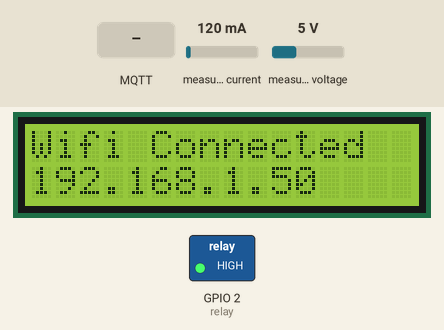
A sketch run on a simulated ESP8266 (NodeMCU). Parts: 16×2 character LCD, switched loads named in the sketch (green lamp = pin HIGH). Inputs (shaded band) come from the test bench; at power-on: measured current 120 mA, measured voltage 5 V. WiFi joins after 1.5 s; servers stay silent unless stated; random numbers use the default seed unless the sketch sets one; no MQTT or app messages arrive unless stated; what the sketch prints to the serial monitor is not drawn.

Above: at 3.7 s.
4.9 s: MQTT message "on" arrives on the first subscribed topic
At 6.8 s:
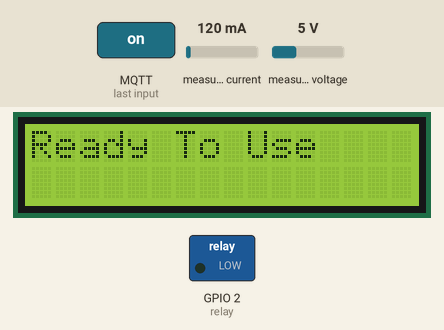
At 8.7 s:
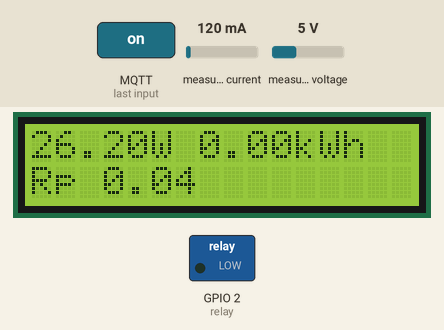
8.9 s: MQTT message "off" arrives on the first subscribed topic
At 11.5 s:
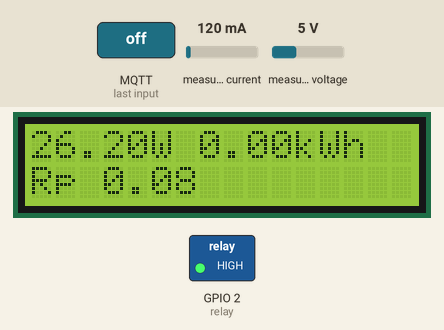
Timing chart, 0 to 13.0 s (numbered marks = the images above; inputs shaded):
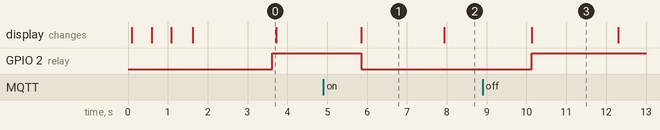

Measured:
- after the input at 4.9 s, GPIO 2 (relay): HIGH → LOW after 0.95 s
- after the input at 8.9 s, GPIO 2 (relay): LOW → HIGH after 1.2 s
- what the display in image 0 shows lasts 2.1 s, from 1.6 s to 3.7 s

The sketch:

PZEMSoftwareSerial.ino
```cpp
#include <PZEM004Tv30.h>
#include <Wire.h>
#include <LiquidCrystal_I2C.h>
#include <ESP8266WiFi.h>
#include <PubSubClient.h>
#include "Network.h"

/* Use software serial for the PZEM
 * Pin 12 D6 Rx (Connects to the Tx pin on the PZEM) //TX
 * Pin 13 D7 Tx (Connects to the Rx pin on the PZEM) //RX
*/
#define relay 2

PZEM004Tv30 pzem(12, 13);
LiquidCrystal_I2C lcd(0x27,16,2);
WiFiClient espClient;
PubSubClient client(espClient);

const char *ssid = "Hinet";
const char *pw = "123123123";
const char* mqttServer = "broker.hivemq.com";
int port = 1883;
char clientId[50];
unsigned long waktuSebelumnya = 0;
boolean relayAktif = false;
float energiTotal = 0.0;

void setup() {
  Serial.begin(9600);
  lcd.init();
  lcd.backlight();
  lcd.setCursor(0, 0);
  lcd.clear();
  setup_wifi(ssid, pw, lcd);
  lcd.setCursor(0, 0);
  pinMode(relay, OUTPUT);
  digitalWrite(relay, HIGH);
  client.setServer(mqttServer, port);
  client.setCallback(callbackMqtt);
}

void loop() {
    float voltage = pzem.voltage();
    float current = pzem.current();
    float power = pzem.power();
    float energy = pzem.energy();
    float frequency = pzem.frequency();
    float pf = pzem.pf();

    if (digitalRead(relay) == LOW) {
      relayAktif = true;

    } else {
      relayAktif = false;
    }

    if (digitalRead(relay) == LOW) {
      relayAktif = true;
    } else {
      relayAktif = false;
    }
    unsigned long waktuSekarang = millis();
    float waktuDelta = (waktuSekarang - waktuSebelumnya) / 1000.0;
    if (relayAktif) {
      energiTotal += ((isnan(power)? 0 : power) * waktuDelta) / 3600000.0;  // Konversi daya dari Watt ke kWh
      Serial.print("custom kwh : ");
      Serial.println(energiTotal,3);
      float harga = isnan(2466 * energiTotal) ? 0 : (2466 * energiTotal);
      lcd.clear();
      lcd.print(power);
      lcd.print("W ");
      lcd.print(energiTotal);
      lcd.print("kWh");
      lcd.setCursor(0, 1);
      lcd.print("Rp ");
      lcd.print(harga);

      if (!client.connected()) {
        mqttReconnect(client, lcd, clientId);
      }else{
        // String payloadMsg = String(voltage, 2) + "V\n";
        // payloadMsg += String(current, 2) + "A\n";
        // payloadMsg += String(power, 2) + "W\n";
        // payloadMsg += String(energy, 3) + "kWh\n";
        // payloadMsg += String(frequency, 2) + "Hz\n";
        // payloadMsg += String(pf, 2) + "PF\n";
        String payloadMsg = "[" + String(waktuDelta) + "," + String(energiTotal, 3) + "," + String(harga, 3) + "]";
        client.publish("kwhMeter42", payloadMsg.c_str());
      }
      client.loop();
      printSerialKelistrikan(pzem);
    }else{
      lcd.clear();
      lcd.print("Ready To Use");
      energiTotal = 0;
      if (!client.connected()) {
        mqttReconnect(client, lcd, clientId);
      }else{
        // String payloadMsg = String(voltage, 2) + "V\n";
        // payloadMsg += String(current, 2) + "A\n";
        // payloadMsg += String(power, 2) + "W\n";
        // payloadMsg += String(energy, 3) + "kWh\n";
        // payloadMsg += String(frequency, 2) + "Hz\n";
        // payloadMsg += String(pf, 2) + "PF\n";
        String payloadMsg = "Not Used";
        client.publish("kwhMeter42", payloadMsg.c_str());
      }
      client.loop();
    }
    waktuSebelumnya = waktuSekarang;
    delay(2000);
}

void callbackMqtt(char* topic, byte* message, unsigned int length) {
  String stMessage;
  for (int i = 0; i < length; i++) {
    stMessage += (char)message[i];
  }
  if (String(topic) == "kwhMeter43") {
    Serial.print("Changing output to ");
    if(stMessage == "on"){
      Serial.println("on");
      digitalWrite(relay, LOW);
    }
    else if(stMessage == "off"){
      Serial.println("off");
      digitalWrite(relay, HIGH);
    }
  }
}
```

Network.cpp
```cpp
#include <Arduino.h>
#include <PZEM004Tv30.h>
#include <LiquidCrystal_I2C.h>
#include <Wire.h>
#include <ESP8266WiFi.h>
#include <PubSubClient.h>

void setup_wifi(const char* ssid, const char* pw, LiquidCrystal_I2C& lcd){
  delay(10);
  lcd.print("Connecting");
  Serial.print("Connecting");
  WiFi.mode(WIFI_STA);
  WiFi.begin(ssid, pw);
  int i=0;
  while(WiFi.status() != WL_CONNECTED){
    delay(500);
    if(i==3){
      lcd.clear();
      lcd.print("Connecting");
    }
    lcd.print(".");
    Serial.print(".");
    i++;
  }
  lcd.clear();
  lcd.print("Wifi Connected");
  Serial.print("Wifi Connected");
  lcd.setCursor(0, 1);
  lcd.print(WiFi.localIP());
  Serial.print("Connected to : ");
  Serial.print(ssid);
  Serial.print(" IP ");
  Serial.print(WiFi.localIP());
  delay(2000);
}
void printSerialKelistrikan(PZEM004Tv30& pzem){
    float voltage = pzem.voltage();
    float current = pzem.current();
    float power = pzem.power();
    float energy = pzem.energy();
    float frequency = pzem.frequency();
    float pf = pzem.pf();

    if( !isnan(energy) ){
        Serial.print("Voltage: "); Serial.print(voltage); Serial.println("V");
    } else {
        Serial.println("Error reading voltage");
    }

    if( !isnan(current) ){
        Serial.print("Current: "); Serial.print(current); Serial.println("A");
    } else {
        Serial.println("Error reading current");
    }

    if( !isnan(power) ){
        Serial.print("Power: "); Serial.print(power); Serial.println("W");
    } else {
        Serial.println("Error reading power");
    }

    if( !isnan(energy) ){
        Serial.print("Energy: "); Serial.print(energy,3); Serial.println("kWh");
    } else {
        Serial.println("Error reading energy");
    }

    if( !isnan(frequency) ){
        Serial.print("Frequency: "); Serial.print(frequency, 1); Serial.println("Hz");
    } else {
        Serial.println("Error reading frequency");
    }

    if( !isnan(pf) ){
        Serial.print("PF: "); Serial.println(pf);
    } else {
        Serial.println("Error reading power factor");
    }

    Serial.println();
}
void mqttReconnect(PubSubClient& client, LiquidCrystal_I2C& lcd, char clientId[]) {
  while (!client.connected()) {
    Serial.println("Attempting MQTT connection...");
    lcd.clear();
    lcd.setCursor(0,0);
    lcd.print("reconnecting");
    lcd.setCursor(0,1);
    lcd.print("to mqtt...");
    long r = random(1000);
    sprintf(clientId, "clientId-%ld", r);
    if (client.connect(clientId)) {
      Serial.print(clientId);
      Serial.println(" connected");
      client.subscribe("kwhMeter43");
    } else {
      Serial.print("failed, rc=");
      Serial.print(client.state());
      Serial.println(" try again in 5 seconds");
      delay(5000);
    }
  }
}
```

Network.h
```cpp
#ifndef NETWORK_H
#define NETWORK_H

void setup_wifi(const char* ssid, const char* pw, LiquidCrystal_I2C& lcd);
void mqttReconnect(PubSubClient& client, LiquidCrystal_I2C& lcd, char clientId[]);
void printSerialKelistrikan(PZEM004Tv30& pzem);

#endif
```
